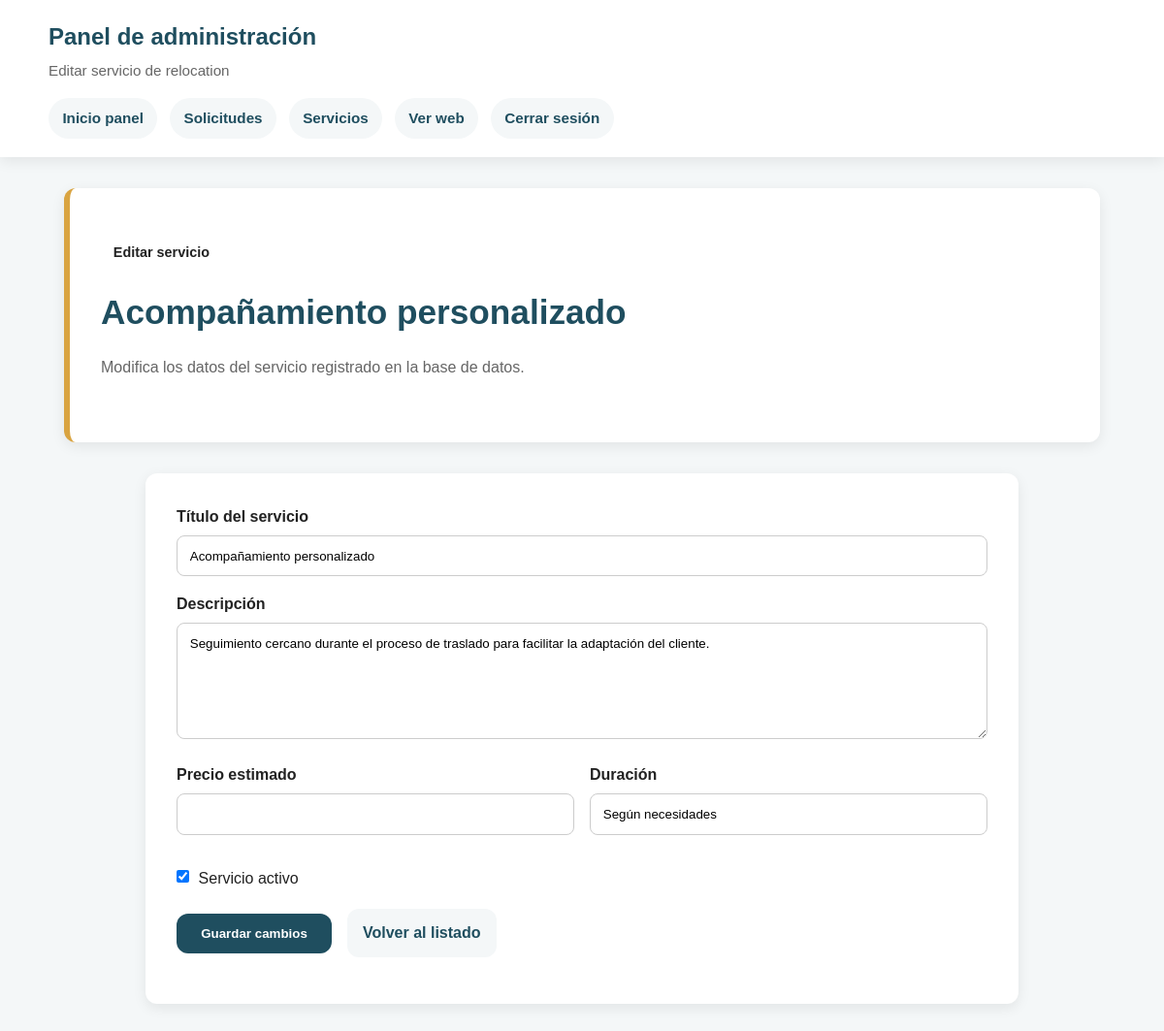
The page /admin/editar_servicio.php?id=4 (signed in) on the database as committed earlier.
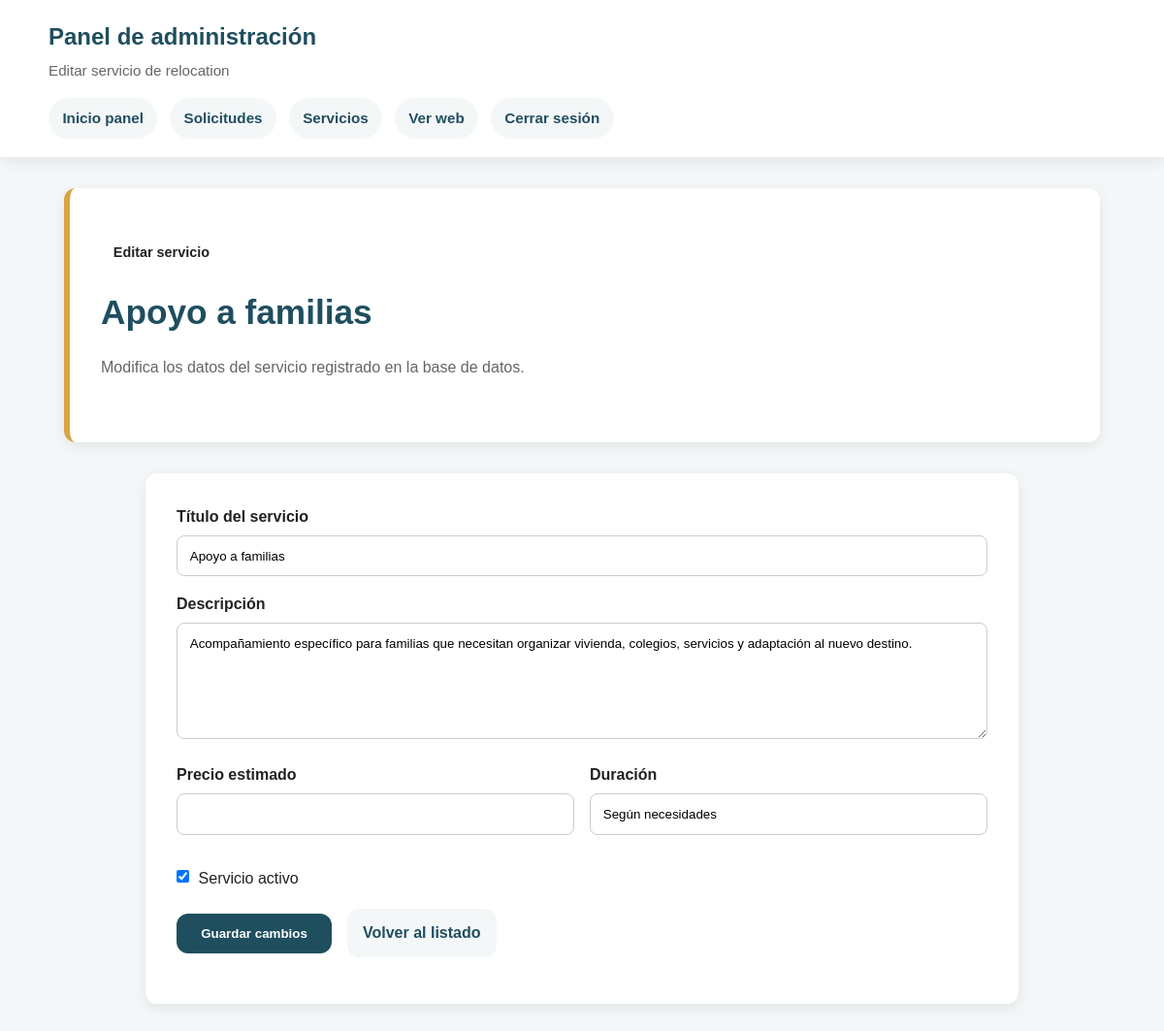
The same page on the database as committed later.
### tables this page shows
CREATE TABLE servicios (
    id INT AUTO_INCREMENT PRIMARY KEY,
    titulo VARCHAR(150) NOT NULL,
    descripcion TEXT NOT NULL,
    precio_estimado DECIMAL(10,2) DEFAULT NULL,
    duracion VARCHAR(100) DEFAULT NULL,
    activo TINYINT(1) DEFAULT 1,
    fecha_creacion TIMESTAMP DEFAULT CURRENT_TIMESTAMP
);

### admin/editar_servicio.php (the view, shortened to what this page needs)
<?php
require_once "../config/database.php";
$id = $_GET["id"] ?? null;
$servicio = null;
try {
    $stmt = $pdo->prepare("SELECT * FROM servicios WHERE id = :id");
    $stmt->execute([
        ":id" => $id
    ]);
    $servicio = $stmt->fetch();
} catch (PDOException $e) {
    $error = "No se ha podido cargar el servicio.";
}
?>
<!DOCTYPE html>
<html lang="es">
<head>
    <link rel="stylesheet" href="../css/style.css">
</head>
<body class="admin-body">
    <header class="admin-header">
        <div>
            <h2>Panel de administración</h2>
            <p>Editar servicio de relocation</p>
        </div>
        <nav>
            <ul>
                <li><a href="dashboard.php">Inicio panel</a></li>
                <li><a href="solicitudes.php">Solicitudes</a></li>
                <li><a href="servicios.php">Servicios</a></li>
                <li><a href="../index.php">Ver web</a></li>
                <li><a href="logout.php">Cerrar sesión</a></li>
            </ul>
        </nav>
    </header>
    <main class="admin-main">
        <section class="page-hero">
            <span class="hero-label">Editar servicio</span>
            <h1><?= htmlspecialchars($servicio["titulo"]) ?></h1>
            <p>
                Modifica los datos del servicio registrado en la base de datos.
            </p>
        </section>
        <section class="admin-form-section">
            <form action="editar_servicio.php?id=<?= htmlspecialchars($servicio["id"]) ?>" method="POST" class="admin-edit-form">
                <div class="form-group">
                    <label for="titulo">Título del servicio</label>
                    <input
                        type="text"
                        id="titulo"
                        name="titulo"
                        value="<?= htmlspecialchars($servicio["titulo"]) ?>"
                    >
                </div>
                <div class="form-group">
                    <label for="descripcion">Descripción</label>
                    <textarea id="descripcion" name="descripcion"><?= htmlspecialchars($servicio["descripcion"]) ?></textarea>
                </div>
                <div class="form-row">
                    <div class="form-group">
                        <label for="precio_estimado">Precio estimado</label>
                        <input
                            type="text"
                            id="precio_estimado"
                            name="precio_estimado"
                            value="<?= htmlspecialchars($servicio["precio_estimado"] ?? "") ?>"
                        >
                    </div>
                    <div class="form-group">
                        <label for="duracion">Duración</label>
                        <input
                            type="text"
                            id="duracion"
                            name="duracion"
                            value="<?= htmlspecialchars($servicio["duracion"] ?? "") ?>"
                        >
                    </div>
                </div>
                <div class="form-check">
                    <input
                        type="checkbox"
                        id="activo"
                        name="activo"
                        <?= $servicio["activo"] ? "checked" : "" ?>
                    >
                    <label for="activo">Servicio activo</label>
                </div>
                <div class="admin-form-actions">
                    <button type="submit">Guardar cambios</button>
                    <a href="servicios.php" class="secondary-link">Volver al listado</a>
                </div>
            </form>
        </section>
    </main>
</body>
</html>

### css/style.css (style rules this page uses)
:root { --color-principal: #1f4e5f; --color-secundario: #f4f7f8; --color-acento: #d9a441; --color-texto: #222222; --color-texto-suave: #666666; --color-blanco: #ffffff; --fuente-principal: Arial, Helvetica, sans-serif; --ancho-maximo: 1100px; --borde-redondeado: 12px; --sombra-suave: 0 4px 14px rgba(0, 0, 0, 0.08); }
* { margin: 0; padding: 0; box-sizing: border-box; }
body { font-family: var(--fuente-principal); color: var(--color-texto); background-color: var(--color-secundario); line-height: 1.6; }
main { max-width: var(--ancho-maximo); margin: 0 auto; padding: 2rem 1rem; }
section { margin-bottom: 2.5rem; }
header { background-color: var(--color-blanco); padding: 1.2rem 1rem; box-shadow: var(--sombra-suave); }
header > div, nav { max-width: var(--ancho-maximo); margin: 0 auto; }
header h2 { color: var(--color-principal); margin-bottom: 0.2rem; }
header p { color: var(--color-texto-suave); font-size: 0.95rem; }
nav { margin-top: 1rem; }
nav ul { list-style: none; display: flex; gap: 1rem; flex-wrap: wrap; }
nav a { text-decoration: none; color: var(--color-texto); font-weight: bold; }
h1 { color: var(--color-principal); font-size: 2.2rem; margin-bottom: 1rem; }
h2 { color: var(--color-principal); margin-bottom: 0.8rem; }
p { margin-bottom: 1rem; }
a, button { transition: 0.2s ease; }
section > a, button { display: inline-block; background-color: var(--color-principal); color: var(--color-blanco); padding: 0.8rem 1.2rem; border-radius: var(--borde-redondeado); text-decoration: none; border: none; cursor: pointer; font-weight: bold; }
form { background-color: var(--color-blanco); padding: 1.5rem; border-radius: var(--borde-redondeado); box-shadow: var(--sombra-suave); }
form div { margin-bottom: 1rem; }
label { display: block; font-weight: bold; margin-bottom: 0.4rem; }
input, textarea { width: 100%; padding: 0.8rem; border: 1px solid #cccccc; border-radius: 8px; font-family: var(--fuente-principal); }
textarea { min-height: 120px; resize: vertical; }
.hero-label { display: inline-block; background-color: rgba(255, 255, 255, 0.15); padding: 0.4rem 0.8rem; border-radius: 999px; margin-bottom: 1rem; font-size: 0.9rem; font-weight: bold; }
.page-hero { background-color: var(--color-blanco); padding: 3rem 2rem; border-radius: var(--borde-redondeado); box-shadow: var(--sombra-suave); border-left: 6px solid var(--color-acento); }
.page-hero p { max-width: 750px; color: var(--color-texto-suave); }
.form-row { display: grid; grid-template-columns: 1fr 1fr; gap: 1rem; }
.form-group { margin-bottom: 1rem; }
.form-check { display: flex; align-items: flex-start; gap: 0.6rem; margin-bottom: 1.2rem; }
.form-check input { width: auto; margin-top: 0.3rem; }
.form-check label { font-weight: normal; margin-bottom: 0; }
.admin-body { background-color: var(--color-secundario); min-height: 100vh; }
.admin-header { background-color: var(--color-blanco); padding: 1.2rem 1rem; box-shadow: var(--sombra-suave); }
.admin-header > div, .admin-header nav { max-width: var(--ancho-maximo); margin: 0 auto; }
.admin-header h2 { color: var(--color-principal); }
.admin-main { max-width: var(--ancho-maximo); margin: 0 auto; padding: 2rem 1rem; }
.admin-form-section { background-color: var(--color-blanco); padding: 2rem; border-radius: var(--borde-redondeado); box-shadow: var(--sombra-suave); }
.admin-edit-form { box-shadow: none; padding: 0; }
.admin-form-actions { display: flex; gap: 1rem; align-items: center; flex-wrap: wrap; margin-top: 1rem; }
.secondary-link { color: var(--color-principal); font-weight: bold; text-decoration: none; }
.admin-header { position: sticky; top: 0; z-index: 50; }
.admin-header > div { margin-bottom: 0.8rem; }
.admin-header nav ul { display: flex; gap: 0.8rem; flex-wrap: wrap; }
.admin-header nav a { display: inline-block; background-color: var(--color-secundario); color: var(--color-principal); padding: 0.55rem 0.9rem; border-radius: 999px; font-size: 0.95rem; }
.admin-main .page-hero { margin-bottom: 2rem; }
.admin-form-section { max-width: 900px; margin: 0 auto; }
.admin-form-actions button { min-width: 160px; }
.secondary-link { background-color: var(--color-secundario); padding: 0.75rem 1rem; border-radius: var(--borde-redondeado); }
:root { --color-gold: #cca763; --color-navy: #1a2939; --color-teal: #60898e; --color-gold-light: #e6c785; --color-fondo-home: #f6f3ed; }
main { max-width: 100%; width: 100%; padding: 0; margin: 0; }

Rows that differ between the two databases and show on the page:
changed servicios "Según necesidades": titulo "Acompañamiento personalizado" → "Apoyo a familias"; descripcion "Seguimiento cercano durante el proceso de traslado para facilitar la adaptación del cliente." → "Acompañamiento específico para familias que necesitan organizar vivienda, colegios, servicios y adaptación al nuevo destino."
